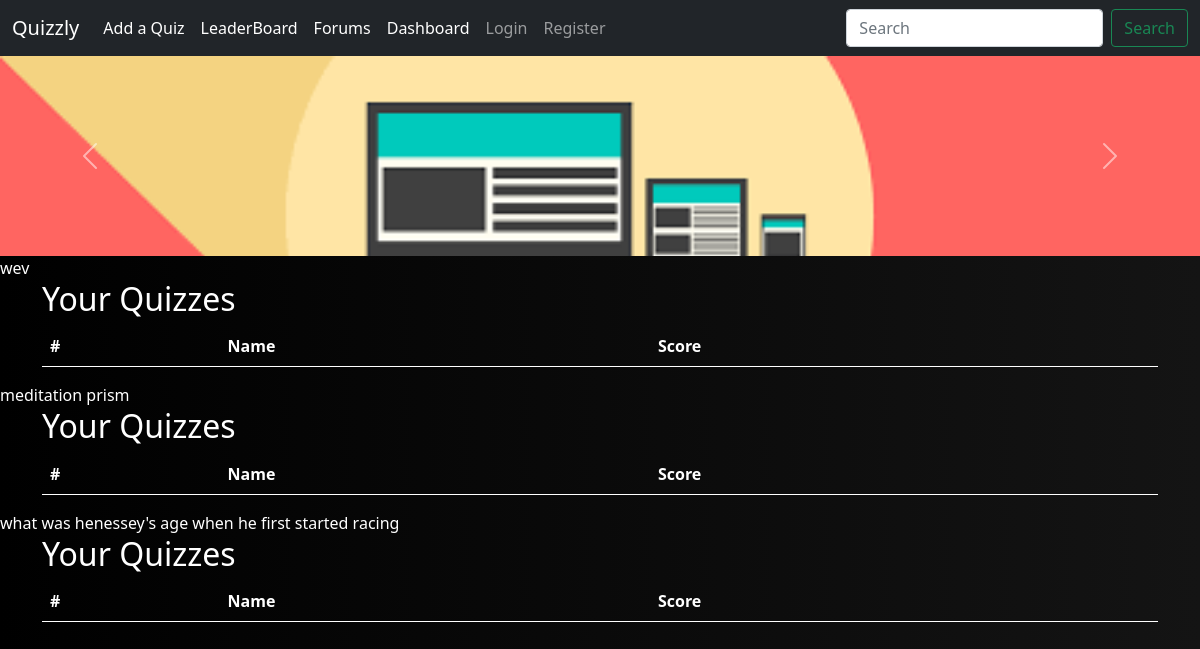
Screenshot of /view_questions/4 with the database file from the repository.
### quizzes/models.py (models this page shows)
class Question(models.Model):
    quiz_id=models.IntegerField(default=id)
    question_no=models.IntegerField()
    problem=models.TextField()
    option_1=models.CharField(max_length=200)
    option_2=models.CharField(max_length=200)
    option_3=models.CharField(max_length=200)
    option_4=models.CharField(max_length=200,default='None of these')
    option_5=models.CharField(max_length=200,blank=True)
    option_6=models.CharField(max_length=200,blank=True)
    option_7=models.CharField(max_length=200,blank=True)
    correct_answer=MultiSelectField(choices=option_choices)
    prob_img_1=models.ImageField(upload_to="photos/%y/%m/",blank=True)
    prob_img_2=models.ImageField(upload_to="photos/%y/%m/",blank=True)
    prob_img_3=models.ImageField(upload_to="photos/%y/%m/",blank=True)
    points=models.IntegerField(default=10)
    date_created=models.DateTimeField(blank=True,default=datetime.now())
    def __str__(self):
        return str(self.quiz_id)

### quizzes/views.py (the view)
# urls.py: path('view_questions/<int:quiz_id>',views.view_questions,name='view_questions'),
def view_questions(request,quiz_id):
    all_questions=Question.objects.filter(quiz_id=quiz_id)
    print(quiz_id,all_questions,'wrvrgkbh3jkwbkuhbiubjkjbmbkbkjbjkbkbjb,mbkkjbkbjh')
    data={
        'all_questions':all_questions,
    }
    return render(request,'view_questions.html',data)

### templates/view_questions.html (shortened to what this page needs)
{% extends 'base.html' %}
{% block content %}
{% for ques in all_questions %}
{{ques.problem}}<br>
<div class="container">
    <h2>Your Quizzes</h2>
    <table class="table table-hover" style="color: white;">
        <thead>
            <tr>
                <th scope="col">#</th>
                <th scope="col">Name</th>
                <th scope="col">Score</th>
                <th scope="col"></th>
            </tr>
        </thead>
    </table>
</div>
{% endfor %}
{% endblock content %}

### rows the page displays
Question: problem "wev"
Question: problem "meditation prism"
Question: problem "what was henessey's age when he first started racing"
